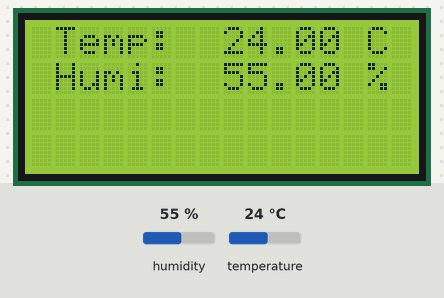
The sketch below on a simulated Arduino Uno, built with avr-gcc and run on an emulated ATmega328P. Parts: 16×4 character LCD. The test bench sets the inputs (shaded band); at power-on: humidity 55 %, temperature 24 °C. What the sketch prints to the serial monitor is not drawn.

Above: at 1.2 s.
1.3 s: humidity set to 22 %
At 3.3 s:
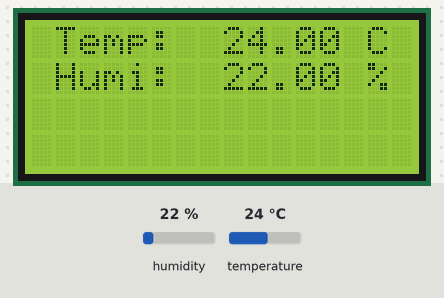
4.0 s: temperature set to 12 °C
At 5.3 s:
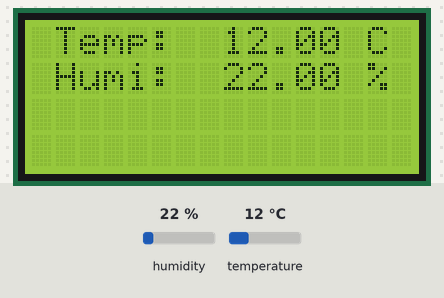
6.7 s: humidity set to 40 %
At 9.0 s:
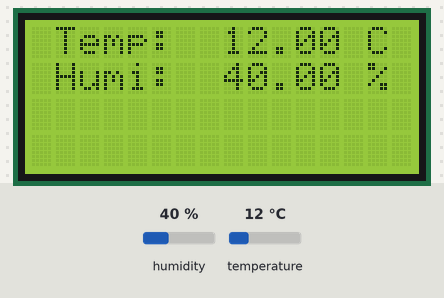
9.6 s: temperature set to 19 °C
Timing chart, 0 to 12.6 s (numbered marks = the images above; inputs shaded):
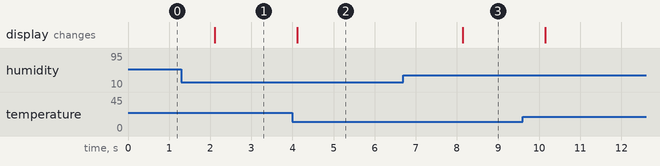

Measured:
- after the input at 1.3 s, the display: changes after 0.81 s (image 1)
- after the input at 4.0 s, the display: changes after 0.12 s (image 2)
- after the input at 6.7 s, the display: changes after 1.4 s (image 3)

The sketch:

meteostation.ino
```cpp
//Sillur
#include <Wire.h>
#include <LiquidCrystal_I2C.h>
#include <DHT.h>

//LiquidCrystal_I2C(uint8_t lcd_Addr,uint8_t lcd_cols,uint8_t lcd_rows)
LiquidCrystal_I2C lcd(0x27,16,4);  // set the LCD address to 0x27 for a 16 chars and 2 line display

#define DHTPIN 2
#define DHTTYPE DHT22

DHT dht(DHTPIN, DHTTYPE);

float temp;
float humi;
float newTemp;
float newHumi;

void setup(){
  Serial.begin(9600);
  dht.begin();

  temp = dht.readTemperature();
  humi = dht.readHumidity();

  Serial.print("Humidity: ");
  Serial.print(humi);
  Serial.print(" %, Temp: ");
  Serial.print(temp);
  Serial.println(" Celsius");

  lcd.init();
  lcd.backlight();

  lcd.setCursor(1,0);
  lcd.print("Temp:");
  lcd.setCursor(1,1);
  lcd.print("Humi:");

  lcd.setCursor(8,0);
  lcd.print(String(temp) + " C");

  lcd.setCursor(8,1);
  lcd.print(String(humi) + " %");
}

void loop(){
  newTemp = dht.readTemperature();
  newHumi = dht.readHumidity();

  if (temp != newTemp) {
    temp = newTemp;

    lcd.setCursor(8,0);
    lcd.print(String(temp) + " C");
  }

  if (humi != newHumi) {
    humi = newHumi;

    lcd.setCursor(8,1);
    lcd.print(String(humi) + " %");
  }

  delay(1000);
}
```
